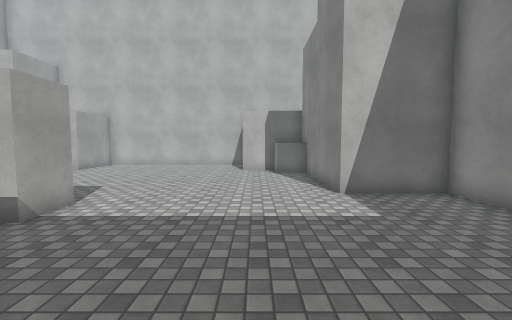
view 1 (above)

12 first-person views from a walk through a scene from a Unity 3-D project. The camera is 1.5 m above the floor, tilts 4° down and sees 90° across. The floor is counted in squares, 1 m on a side. Each view is taken from the middle of a square. On the plan, view 1 faces up. The plan holds only what a view shows up to about 13 squares ahead; the rest is blank. The player is left out. Surface patterns are stand-ins for the level's own textures.

view 2
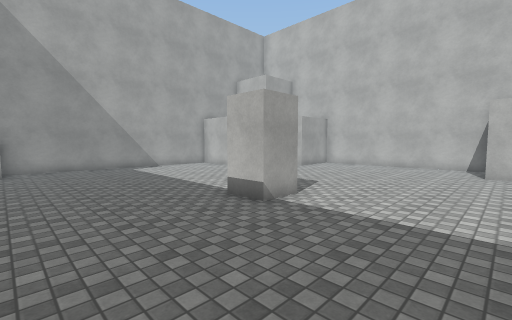

view 3
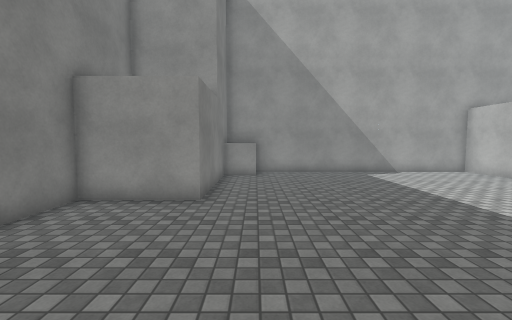

view 4
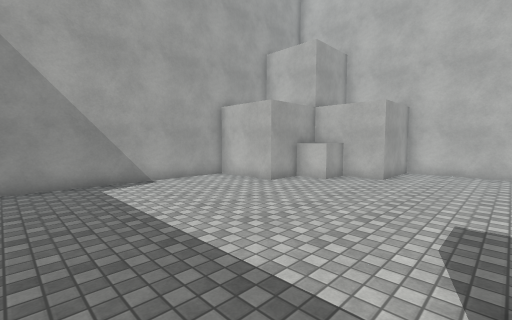

view 5
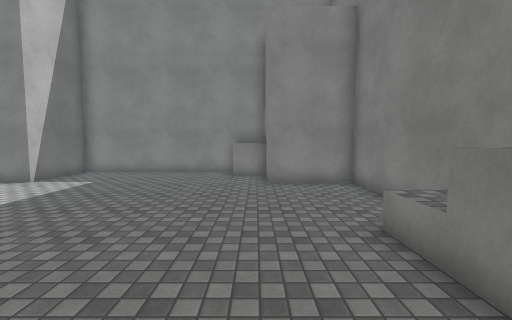

view 6
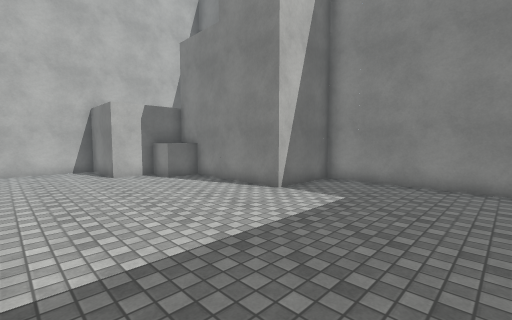

view 7
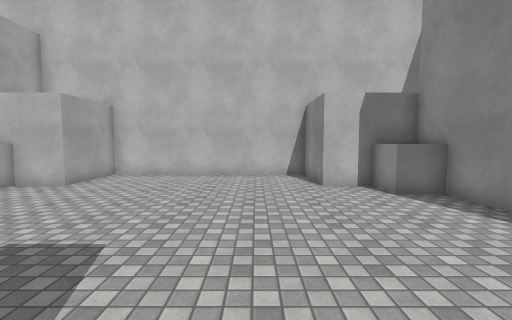

view 8
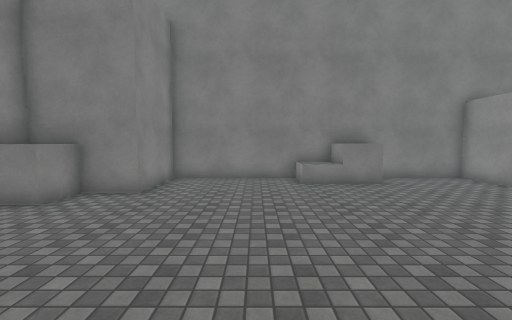

view 9
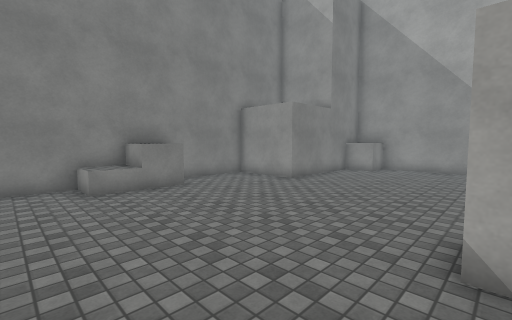

view 10
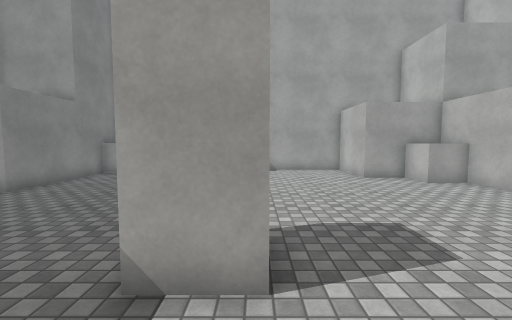

view 11
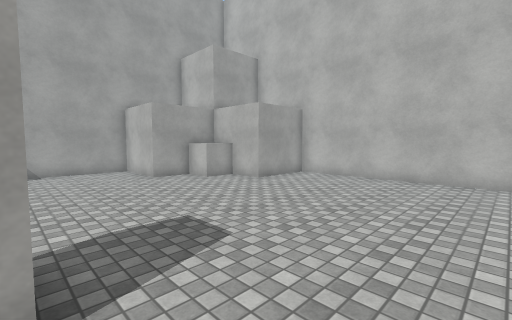

view 12
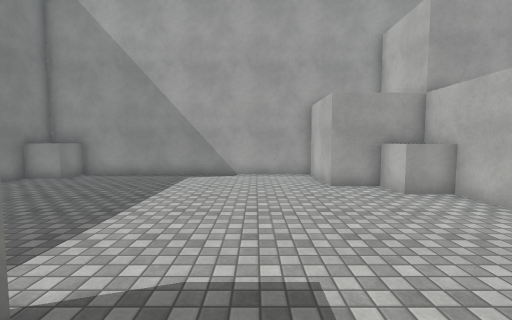

### Floor plan
Points are (right, up) in squares from view 1. A wall is a line through its corners. A room is listed if a view was taken in it or the views show most of it. See-through windows are left out.
Room 1 (views 1, 2, 3, 4, 5, 6, 7, 8, 9, 10, 11, 12)
walls: (-2.6, -4.6) (2.5, -4.6) (2.5, -1.4) (5.6, -1.4); (5.6, 0.4) (5.6, 7.4) (2.5, 7.4) (2.5, 13.7) (-0.7, 13.7) (-0.7, 16.9) (-9.6, 16.9) (-9.6, 13.7) (-12.7, 13.7) (-12.7, 10.6) (-15.9, 10.6) (-15.9, -1.4) (-9.6, -1.4) (-9.6, -4.6) (-5.4, -4.6)
objects: white cube (-15, -1) to (-15, 0); white cube (-12, 12) to (-11, 13); white block (-6, 5) to (-5, 6); white cube (-5, -5) to (-5, -3); white cube (-4, -5) to (-3, -3); white cube (1, 12) to (2, 13); white cube (4, -1) to (6, 0)

Where each view was taken, in squares from view 1:
view 1: 0 up, 0 right, facing up
view 2: 0 up, 0 right, facing up-left
view 3: 0 up, 3 left, facing left
view 4: 3 up, 6 left, facing up-left
view 5: 1 down, 7 left, facing right
view 6: 2 up, 4 left, facing up-right
view 7: 5 up, 3 left, facing up
view 8: 6 up, 1 left, facing down
view 9: 5 up, 1 left, facing down-left
view 10: 6 up, 2 left, facing left
view 11: 6 up, 2 left, facing up-left
view 12: 8 up, 4 left, facing left
